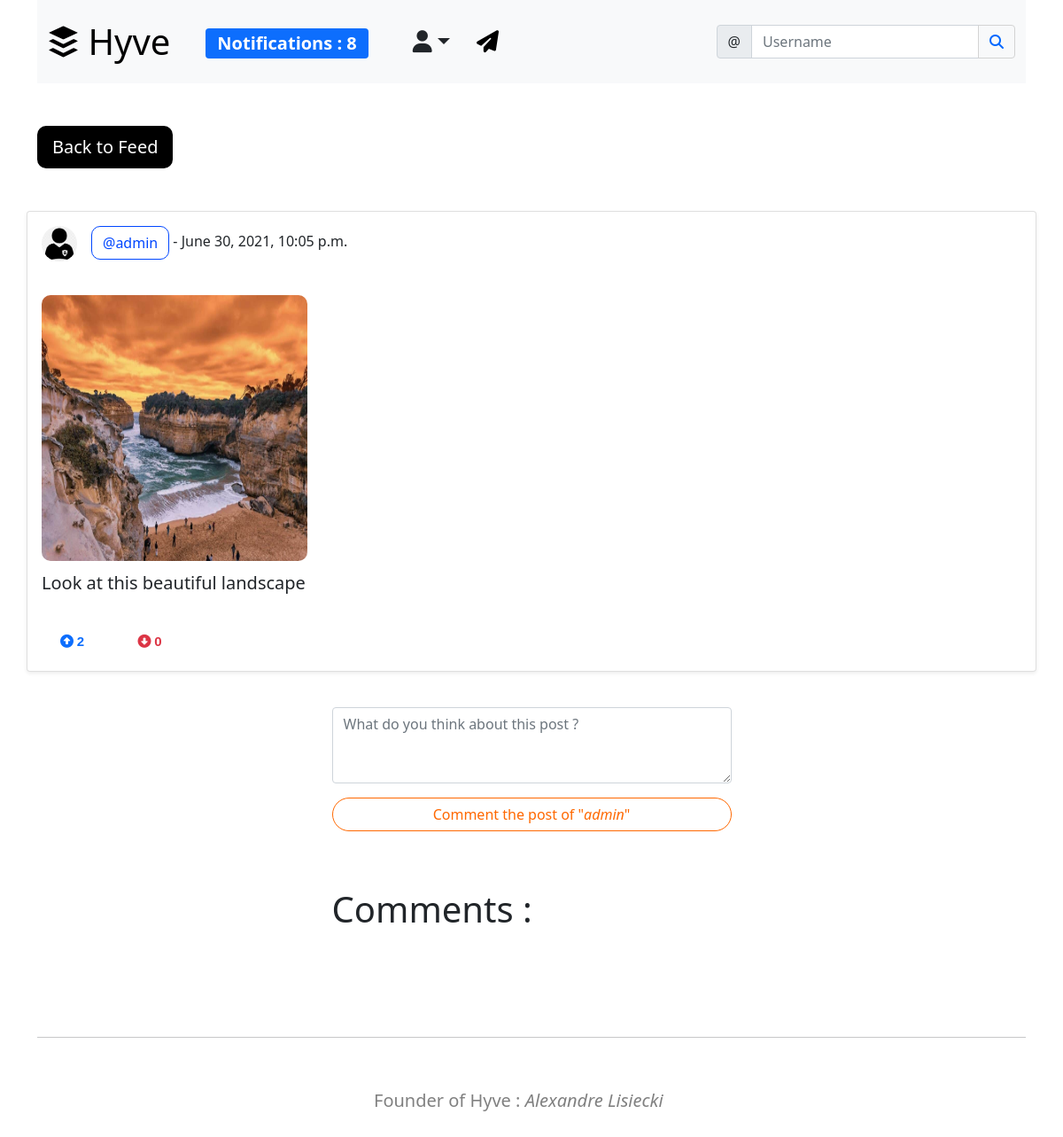
The app's page /social/post/41/ (signed in) with its own data.
### social/models.py (models this page shows, shortened)
class Post(models.Model):
	shared_body = models.TextField(blank=True, null=True)
	body = models.TextField()
	image = models.ManyToManyField('Image', blank=True)
	created_on = models.DateTimeField(default=timezone.now)
	shared_on = models.DateTimeField(blank=True, null=True)
	author = models.ForeignKey(User, on_delete=models.CASCADE)
	shared_user = models.ForeignKey(User, on_delete=models.CASCADE, null=True, blank=True, related_name='+')
	likes = models.ManyToManyField(User, blank=True, related_name='likes')
	dislikes = models.ManyToManyField(User, blank=True, related_name='dislikes')
	tags = models.ManyToManyField('Tag', blank=True)
	class Meta:
		ordering = ['-created_on', '-shared_on']

class UserProfile(models.Model):
	user = models.OneToOneField(User, primary_key=True, verbose_name='user', related_name='profile', on_delete=models.CASCADE)
	name = models.CharField(max_length=60, blank=True, null=True)
	bio = models.TextField(max_length=500, blank=True, null=True)
	birth_date = models.DateField(null=True, blank=True)
	location = models.CharField(max_length=150, blank=True, null=True)
	picture = models.ImageField(upload_to='uploads/profile_pictures', default='uploads/profile_pictures/default.png', blank=True)
	followers = models.ManyToManyField(User, blank=True, related_name='followers')

class Image(models.Model):
	image = models.ImageField(upload_to='uploads/post_photos', blank=True, null=True)

### social/views.py (the view, shortened to what this page needs)
# urls.py: path('post/<int:pk>/', PostDetailView.as_view(), name='post-detail'),
class PostDetailView(LoginRequiredMixin, View):
	def get(self, request, pk, *args, **kwargs):
		post = Post.objects.get(pk=pk)
		form = CommentForm()
		comments = Comment.objects.filter(post=post)
		context = {
			'post': post,
			'form': form,
			'comments': comments,
		}
		return render(request, 'social/post_detail.html', context)

### social/forms.py
class CommentForm(forms.ModelForm):
	comment = forms.CharField(
		label='',
		widget=forms.Textarea(attrs={
				'rows':'3',
				'placeholder':'What do you think about this post ?'
			}))
	class Meta:
		model = Comment
		fields = ['comment']

### landing/templatetags/custom_tags.py (called while the page is built)
@register.inclusion_tag('social/show_notifications.html', takes_context=True)
def show_notifications(context):
	request_user = context['request'].user
	notifications = Notification.objects.filter(to_user=request_user).exclude(user_has_seen=True).order_by('-date')
	return {'notifications': notifications}

### social/templates/social/post_detail.html (shortened to what this page needs)
{% extends 'landing/base.html' %}
{% load crispy_forms_tags %}
{% load static %}
{% block content %}
	<div class="container">
		<div class="row mt-5">
			<div class="col-md-2 col-sm-2">
				<a class="btn back-button btn-lg" href="{% url 'post-list' %}">Back to Feed</a>
			</div>
		</div>
		<div class="card shadow-sm row justify-content-center mt-5">
			<div class="col-md-5 col-sm-12 card-body">
				<div>
					<a href="{% url 'profile' post.author.profile.pk %}">
						<img class="rounded-circle post-img" height="40" width="40" src="{{ post.author.profile.picture.url }}"/>
					</a>
					<p class="post-text">
						<strong><a style="text-decoration: none;" class="btn author" href="{% url 'profile' post.author.profile.pk %}">@{{ post.author }}</a></strong> - {{ post.created_on }}
					</p>
				</div>
				<div class="position-relative">
					{% if post.image.count > 0 %}
						<div class="row">
							{% for img in post.image.all %}
								<div class="col-md-6 col-xs-12">
									<img src="{{ img.image.url }}" class="post-image">
								</div>
							{% endfor %}
						</div>
					{% endif %}
					<div class="body">
						<p class="lead">{{ post.body }}</p>
					</div>
				</div>
			</div>
			<div class="d-flex flex-row mb-3">
				<form method="POST" action="{% url 'like' post.pk %}">
					<button class="btn mr-2 px-4 likes" type="submit" style="color: #0d6efd;">
						<i class="fas fa-arrow-alt-circle-up"> <span style="font-family: Arial;">{{ post.likes.all.count }}</span></i>
					</button><shrek style="color:white;">--</shrek>
				</form>
				<form method="POST" action="{% url 'dislike' post.pk %}">
					<button class="btn px-4 dislikes" type="submit" style="color: #dc3545;">
						<i class="fas fa-arrow-alt-circle-down"> <span style="font-family: Arial;">{{ post.dislikes.all.count }}</span></i>
					</button>
				</form>
			</div>
		</div>
		<div class="row justify-content-center mt-3 mb-5">
			<div class="col-md-5 col-sm-12">
				<br>
				<form method="POST">
					{{ form | crispy}}
					<div class="d-grid gap-2 mt-3 mb-3">
						<button class="btn outline-indigo-comment">Comment the post of "<em>{{ post.author }}</em>"</button>
					</div>
				</form>
			</div>
		</div>
		<div class="row justify-content-center mt-3 mb-5">
			<div class="col-md-5 col-sm-12">
				<h3 class="display-6">Comments :</h3>
			</div>
		</div>
		<br>
		<br>
		<hr>
		<br>
		<div class="row justify-content-center mt-3 ml-4">
			<div class="col-md-4 col-lg-20 ml-4">
				<p class="lead" style="font-size: 20px;color: grey;">Founder of Hyve : <em>Alexandre Lisiecki</em></p>
			</div>
		</div>
		<br>
		<br>
	</div>
{% endblock %}

### static/style.css (style rules this page uses)
.post-img { float: left; margin-right: 1rem; }
.post-image { width: 300px; height: 300px; border-radius: 10px; margin-bottom: 10px; }
.likes { color: blue; font-size: 15px; transition: 0.3s; }
.dislikes { color: red; font-size: 15px; transition: 0.3s; }
.author { background-color:white; color: #0046FF; border-radius: 10px; border-color: #0046FF; transition: 0.3s; }

### social/templates/social/post_detail.html (style rules this page uses)
.back-button { color: white; background-color: black; border-radius: 10px; transition: 0.3s; }
.outline-indigo-comment { color: #FF6800; background-color:white; transition: 0.5s; border-radius: 20px; border-color: #FF6800; }

### records on screen
Post: author.profile.picture (picture), author "admin", created_on "June 30, 2021, 10:05 p.m.", body "Look at this beautiful landscape", likes.all.count "2", dislikes.all.count "0"
Image: image (picture)

### other values on screen
{{ notifications.count }} "8"
